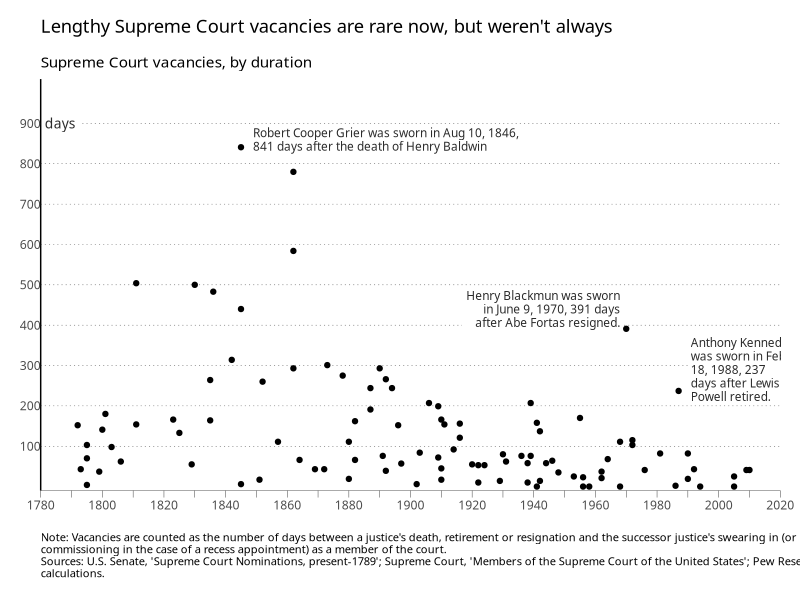

R code for this plot:
library(tidyverse)

dat <- read.csv("Plots/hrbrmstr plots/data.csv", col.names = c("year", "wait"))


#tickmarks
xlabs <- seq(1780, 2020, by=10)
xlabs[seq(2, 24, by = 2)] <- ""


#text
caption <- c("Note: Vacancies are counted as the number of days between a justice's death, retirement or resignation and the successor justice's swearing in (or commissioning in the case of a recess appointment) as a member of the court.", "Sources: U.S. Senate, 'Supreme Court Nominations, present-1789'; Supreme Court, 'Members of the Supreme Court of the United States'; Pew Research Center calculations.")
caption <- paste0(strwrap(caption, 160), sep = "", collapse = "\n")

annot <- read.table(text=
                    "year|wait|just|text
                    1848|860|0|Robert Cooper Grier was sworn in Aug 10, 1846,<br>841 days after the death of Henry Baldwin
                    1969|440|1|Henry Blackmun was sworn<br>in June 9, 1970, 391 days<br>after Abe Fortas resigned.
                    1990|290|0|Anthony Kennedy<br>was sworn in Feb.<br>18, 1988, 237<br>days after Lewis<br>Powell retired.",
                    sep="|", header=TRUE, stringsAsFactors=FALSE)
annot$text <- gsub("<br>", "\n", annot$text)


gg <- ggplot() + 
  geom_point(data=dat, aes(x=year, y=wait)) +
  geom_label(aes(x=1780, y=900, label="days"),
                      family="OpenSans-CondensedLight",
                      size=3.5, hjust=0, label.size=0, color="#2b2b2b") +
  geom_label(data=annot, aes(x=year, y=wait, label=text, hjust=just),
                      family="OpenSans-CondensedLight", lineheight=0.95,
                      size=3, label.size=0, color="#2b2b2b") +
  scale_x_continuous(expand=c(0,0),
                              breaks=seq(1780, 2020, by=10),
                              labels=xlabs, limits=c(1780,2020)) +
  scale_y_continuous(expand=c(0,10),
                              breaks=seq(100, 900, by=100),
                              limits=c(0, 1000)) +
  labs(x=NULL, y=NULL,
                title="Lengthy Supreme Court vacancies are rare now, but weren't always",
                subtitle="Supreme Court vacancies, by duration",
                caption=caption)






gg + theme_minimal(base_family="OpenSans-CondensedLight") +
  theme(panel.grid=element_line()) +
  theme(panel.grid.major.y=element_line(color="#2b2b2b", linetype="dotted", size=0.15)) +
  theme(panel.grid.major.x=element_blank()) +
  theme(panel.grid.minor.x=element_blank()) +
  theme(panel.grid.minor.y=element_blank()) +
  theme(axis.line=element_line()) +
  theme(axis.line.x=element_line(color="#2b2b2b", size=0.15)) +
  theme(axis.ticks=element_line()) +
  theme(axis.ticks.x=element_line(color="#2b2b2b", size=0.15)) +
  theme(axis.ticks.y=element_blank()) +
  theme(axis.ticks.length=unit(5, "pt")) +
  theme(plot.margin=unit(rep(0.5, 4), "cm")) +
  theme(axis.text.y=element_text(margin=margin(r=-5))) +
  theme(plot.title=element_text(family="OpenSans-CondensedBold", margin=margin(b=15))) +
  theme(plot.subtitle=element_text(family="OpenSans-CondensedLightItalic")) +
  theme(plot.caption=element_text(size=8, hjust=0, margin=margin(t=15)))

  